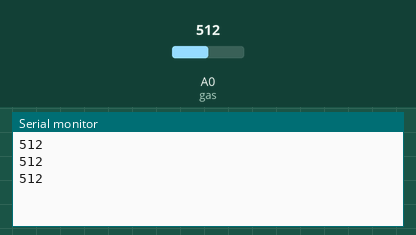
Simulated run of this sketch. Board: Arduino Uno, built with avr-gcc and run on an emulated ATmega328P. On the bench: the last lines printed to the serial monitor. The test bench sets the inputs (shaded band); at power-on: A0 (gas) = 512.

Above: at 1.3 s.
1.4 s: A0 (gas) set to 716
At 1.9 s:
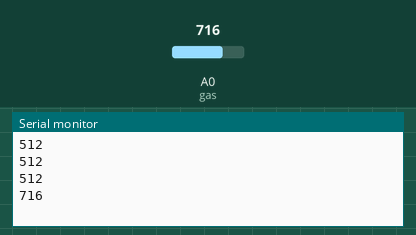
2.9 s: A0 (gas) set to 900
At 3.4 s:
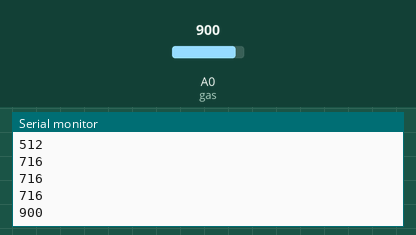
Timing chart, 0 to 5.9 s (numbered marks = the images above; inputs shaded):
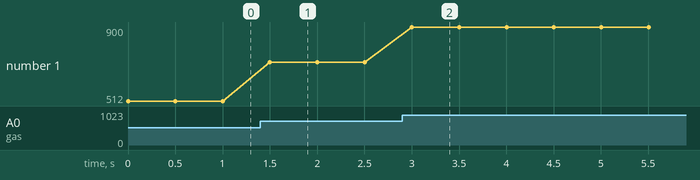

Measured:
- after the input at 1.4 s, the serial monitor: prints a new line after 0.10 s (image 1)
- after the input at 2.9 s, the serial monitor: prints a new line after 0.10 s (image 2)
- plotted number 1: 512 → 716 after the input at 1.4 s, 716 → 900 after the input at 2.9 s

The sketch:

Gas_Sensor_Arduino.ino
```cpp
int gas=A0; // The pin that the gas is atteched to

void setup() {
pinMode(gas,INPUT); // Initalize gas as an input.
Serial.begin(9600); // Initialize serial.
}

void loop() { // The loop function runs over and over again forever
Serial.println(analogRead(gas)); // Print value on the serial port.
delay(500);
}
```
